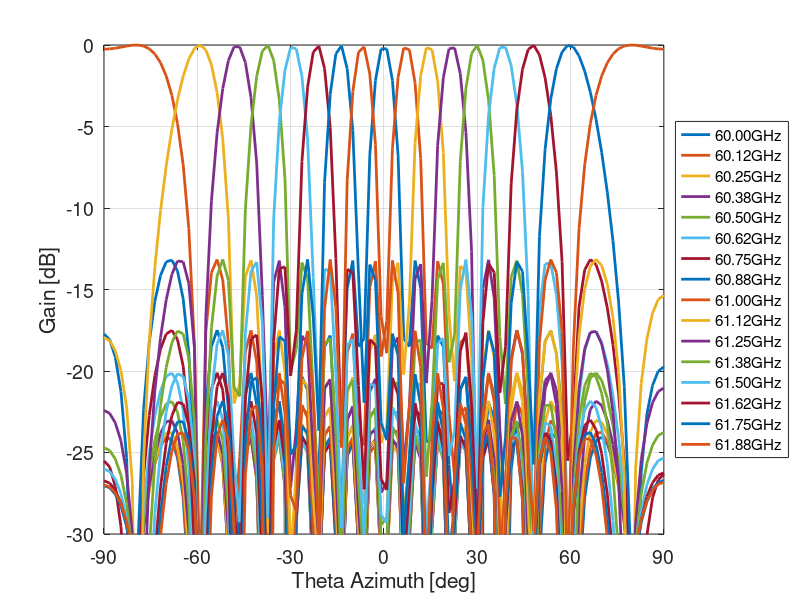

MATLAB code to generate this figure:
clear;clc;

fc_num = 16;
fc_range = linspace(60, 62, fc_num+1)*1e9;
f0 = 60e9;
c_speed = 3e8;
lambda0 = c_speed/f0;
dtau_az = 1/(2e9);
dtau_el = 0.01765*16/c_speed;

N_az = 16;
N_el = 16;
theta_az_num = 100;
theta_az_range = linspace(-pi/2,pi/2,theta_az_num);
theta_el_num = 100;
theta_el_range = linspace(-pi/2,pi/2,theta_az_num);

for ff=1:fc_num
    fc = fc_range(ff);
    lambda = c_speed/fc;
    dphi_az = 2*pi*fc*dtau_az;
    dphi_el = 2*pi*fc*dtau_el;
    
    array_win = kaiser(N_az,3)./norm(kaiser(N_az,3))*sqrt(N_az);
    v_az_vec(:,ff) = exp(1j*(0:N_az-1).'*dphi_az);%.*array_win;
    v_el_vec(:,ff) = exp(1j*(0:N_el-1).'*dphi_el);

    
    for tt=1:theta_az_num
        h_az(:,tt) = exp(1j*2*pi*lambda0/2/lambda*(0:N_az-1).'*...
                        sin(theta_az_range(tt)))/sqrt(N_az)^2;
        h_el(:,tt) = exp(1j*2*pi*lambda0/2/lambda*(0:N_el-1).'...
                        *sin(theta_el_range(tt)))/sqrt(N_el)^2;

        gain_az(ff,tt) = abs(h_az(:,tt)'*v_az_vec(:,ff))^2;
        gain_el(ff,tt) = abs(h_el(:,tt)'*v_el_vec(:,ff))^2;
        
    end
end
%%
fig = figure('units','inch','position',[0,0,16,4]);
% subplot(211)
% f_idx_temp = reshape((1:64).',16,4);
% f_idx = reshape(f_idx_temp(1:4,:),16,1);
f_idx = 1:16;
plot(theta_az_range/pi*180, 10*log10(gain_az(f_idx,:)),'linewidth',2);
set(gca,'FontSize',14)
xlabel('Theta Azimuth [deg]')
ylabel('Gain [dB]')
ylim([-30,0])
xlim([-90,90])
xticks(-90:30:90)
grid on
legendtext = {};
for ff=1:length(f_idx)
    legendtext{ff} = [num2str(fc_range(f_idx(ff))/1e9,'%.2f') 'GHz'];
end

% legendtext = {'a','b'};
legend(legendtext,'Location','eastoutside','FontSize',11)
% subplot(212)
% f_idx = 1:4;
% plot(theta_el_range/pi*180, 10*log10(gain_el(f_idx,:)),'linewidth',2);
% set(gca,'FontSize',14)
% xlabel('Theta Elevation [deg]')
% ylabel('Gain [dB]')
% ylim([-30,0])
% xlim([-90,90])
% xticks(-90:30:90)
% grid on
% legendtext = {};
% for ff=1:fc_num
%     legendtext{ff} = [num2str(fc_range(f_idx(ff))/1e9,'%.1f') 'GHz'];
% end
% 
% % legendtext = {'a','b'};
% legend(legendtext)
